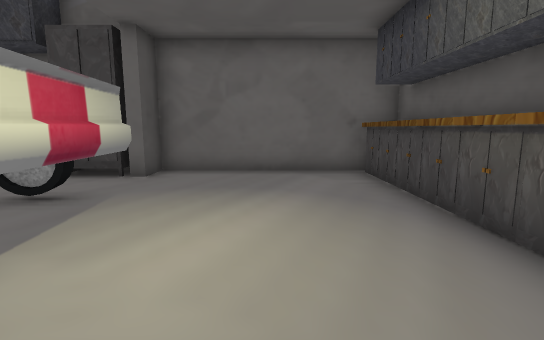
[1] (above)

14 first-person views from a walk through a 3-D level made in the Unity game engine. The camera is 1.5 m above the floor, tilts 8° down and sees 85° across. The floor is counted in squares, 1.25 m on a side. Each view is taken from the middle of a square. On the plan, view 1 faces up. The plan holds only what a view shows up to about 13 squares ahead; the rest is blank. The place goes on beyond the plan. The player is left out. Some surface patterns are stand-ins.

[2]
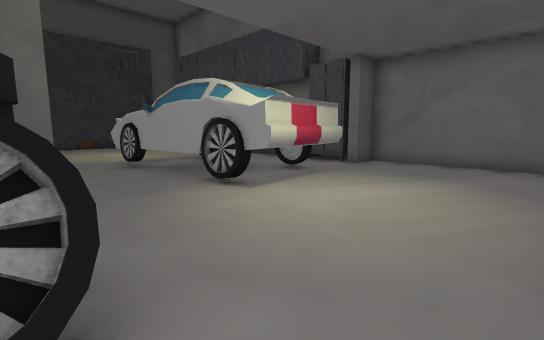

[3]
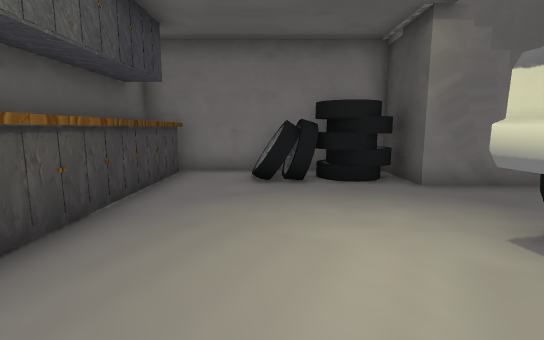

[4]
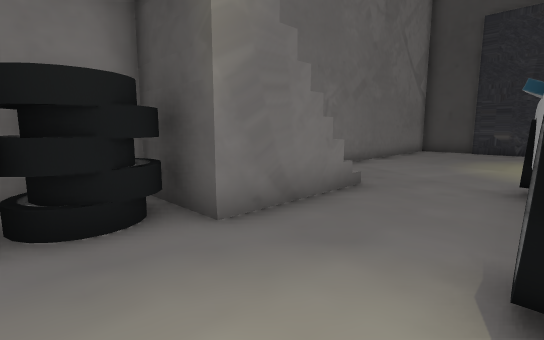

[5]
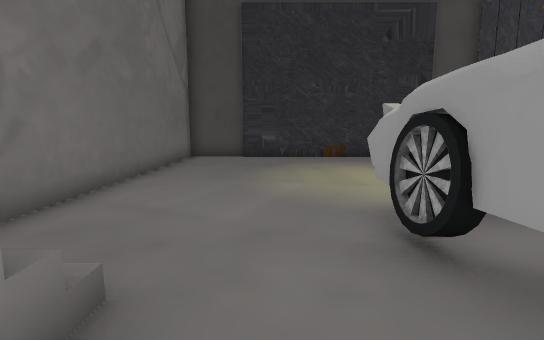

[6]
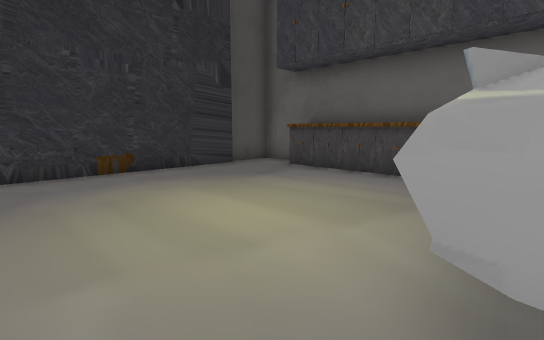

[7]
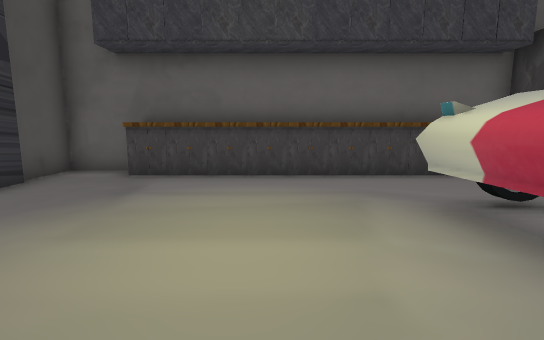

[8]
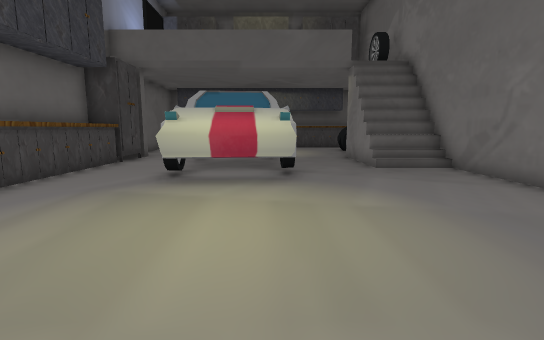

[9]
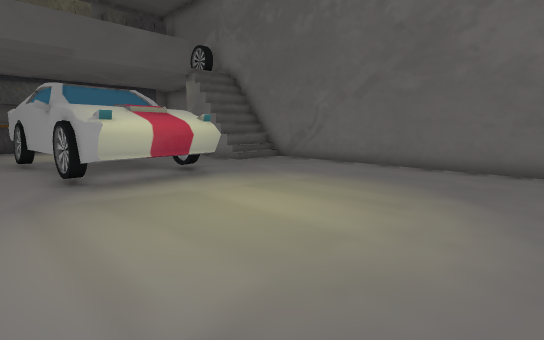

[10]
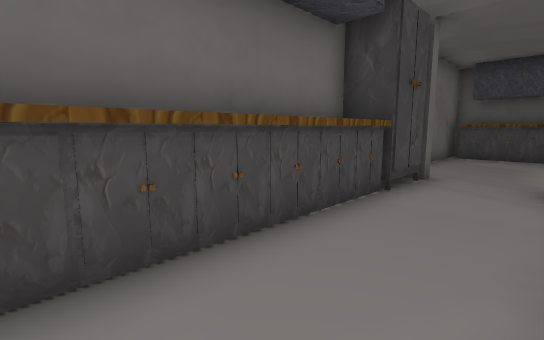

[11]
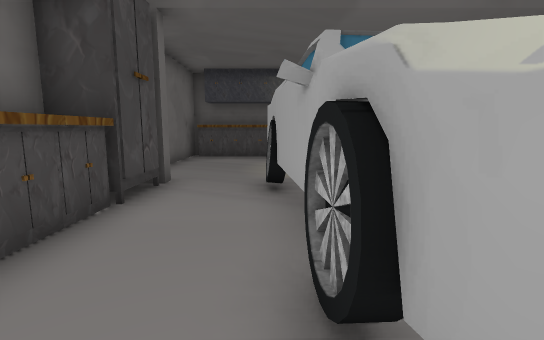

[12]
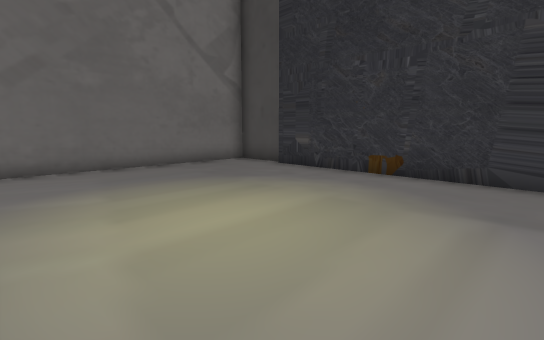

[13]
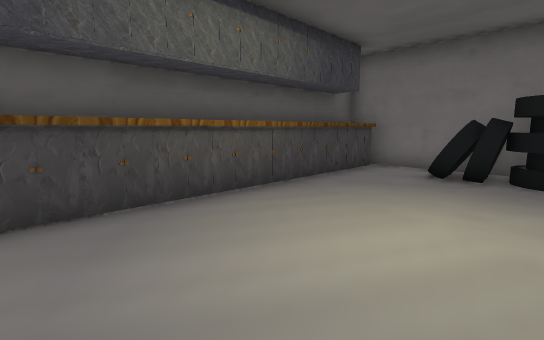

[14]
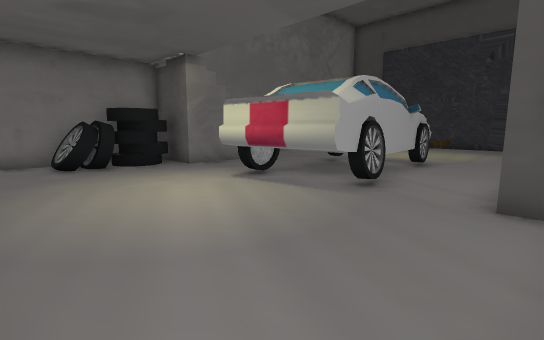

### Floor plan
Key: @ floor where view 1 was taken; # wall or solid block; . floor; ^ raised ledge; T thing the floor can be seen under or through; O other object.
Columns run from 18 left of view 1 to 4 right of it. Each row starts with its distance up from view 1.
  9 ###            ########
  8 #..OOOOOOOOOOOO#.....O#
  7 #....................O
  6 #....................O
  5 #.........O.##O#.....O
  4 #.......#####T #.....O
  3 #.......##   T #.....O
  2 #........#OTTTO#.....O
  1 #....................O
  0 #.................@..O
 -1 #...........###......O
 -2 #...........^# OOOO..O
 -3 #...........^###OOO..O
 -4 ######################

Where each view was taken, in squares from view 1:
view 1: 0 up, 0 right, facing up
view 2: 2 down, 2 right, facing up-left
view 3: 5 up, 0 right, facing down
view 4: 2 up, 1 left, facing down-left
view 5: 0 up, 5 left, facing left
view 6: 0 up, 9 left, facing up-left
view 7: 0 up, 12 left, facing up
view 8: 2 up, 16 left, facing right
view 9: 6 up, 16 left, facing down-right
view 10: 5 up, 11 left, facing up-right
view 11: 5 up, 10 left, facing right
view 12: 6 up, 10 left, facing down-left
view 13: 6 up, 2 left, facing down-right
view 14: 8 up, 2 right, facing down-left
